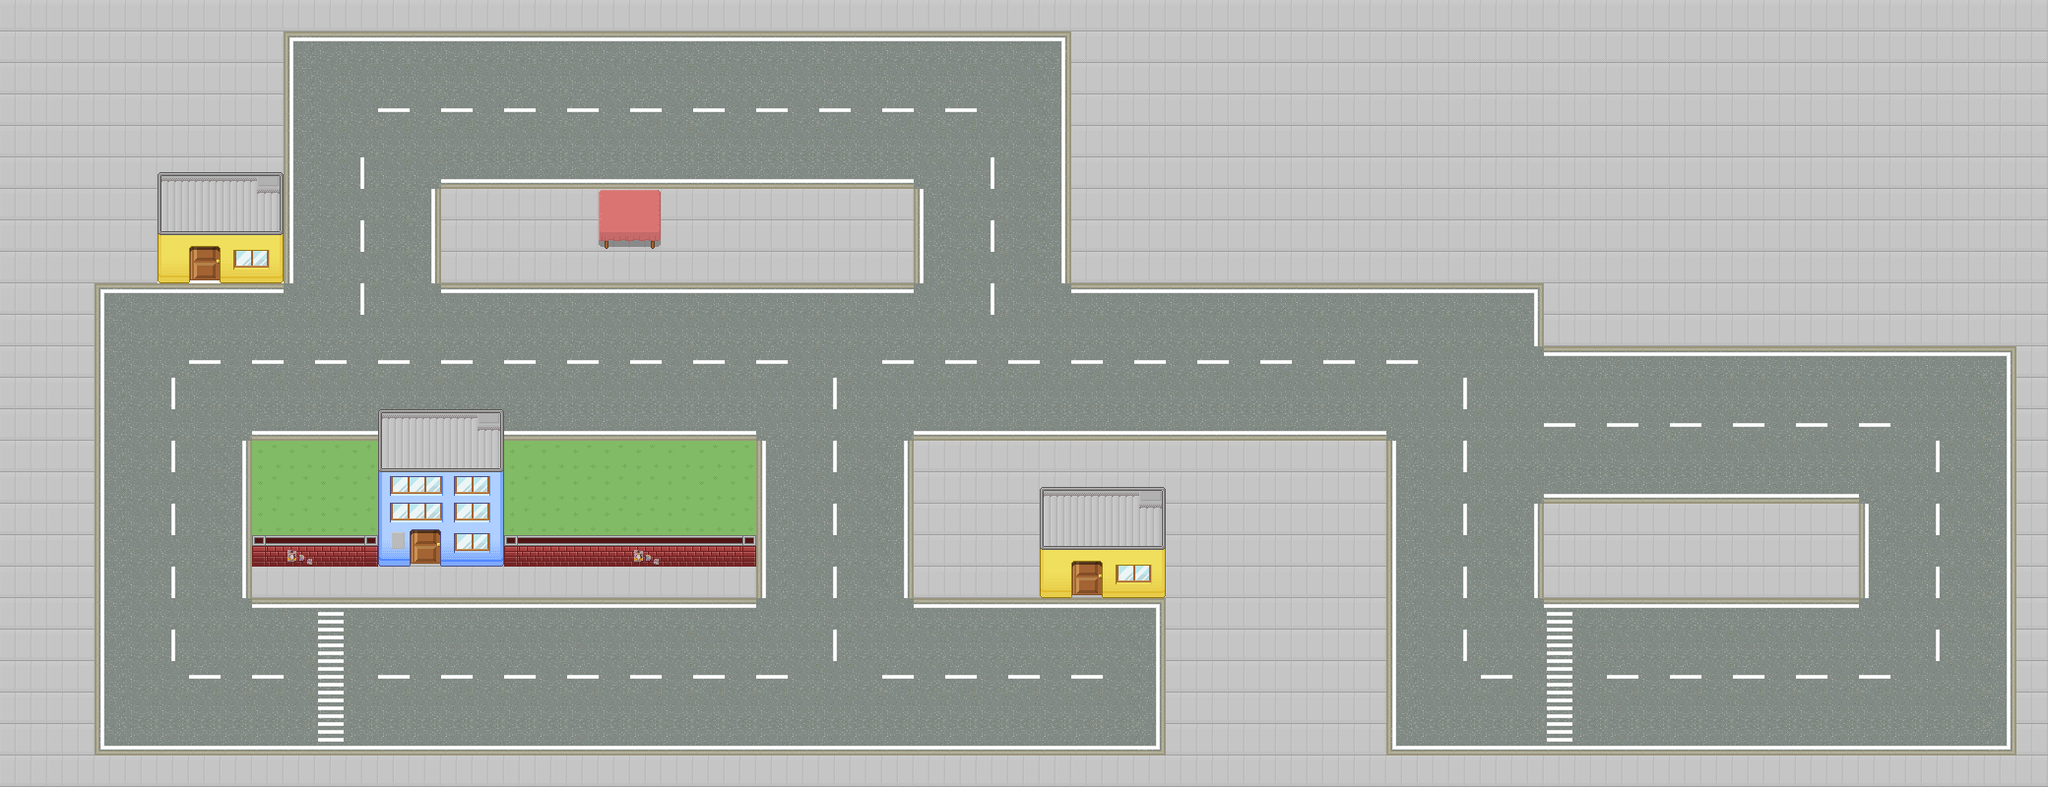

This is a level from a 2D game, rendered from its Tiled map with the project's own tilesets. A one-line summary and the map file follow, with tile-layer data summarised:
An orthogonal 65x25 tile map with 32x32 px tiles, 3 tile layers (Road, Solid, Buildings), 3 tilesets and 6 objects.

<map version="1.0" orientation="orthogonal" width="65" height="25" tilewidth="32" tileheight="32" backgroundcolor="#ffffff">
 <tileset firstgid="1" name="example_tileset" tilewidth="32" tileheight="32">
  <image source="example_tileset.png" width="480" height="736" />
 </tileset>
 <tileset firstgid="346" name="Road-Aidan" tilewidth="32" tileheight="32">
  <image source="Tilesets/Road-Aidan.png" width="1024" height="1024" />
 </tileset>
 <tileset firstgid="1370" name="example_tileset2" tilewidth="32" tileheight="32">
  <image source="example_tileset2.png" width="256" height="128" />
 </tileset>
 <layer name="Road" width="65" height="25">
  <data>[1625 cells, 1613 non-empty, 16 distinct tile ids]</data>
 </layer>
 <layer name="Solid" width="65" height="25">
  <data>[1625 cells, 16 non-empty, 8 distinct tile ids]</data>
 </layer>
 <layer name="Buildings" width="65" height="25">
  <data>[1625 cells, 52 non-empty, 36 distinct tile ids]</data>
 </layer>
 <objectgroup name="box2D" width="65" height="25">
  <object x="160" y="175" width="127" height="112" />
  <object x="384" y="416" width="128" height="160" />
  <object x="256" y="544" width="128" height="32" />
  <object x="512" y="544" width="256" height="32" />
  <object x="608" y="192" width="64" height="64" />
  <object x="1056" y="495" width="126" height="113" />
 </objectgroup>
</map>
